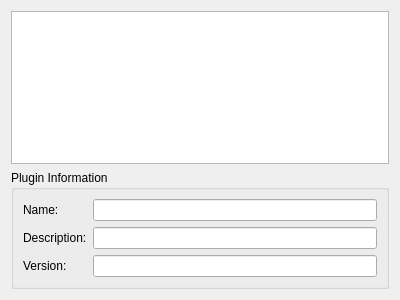
<?xml version="1.0" encoding="UTF-8"?>
<ui version="4.0">
 <class>PluginPage</class>
 <widget class="QWizardPage" name="PluginPage">
  <property name="geometry">
   <rect>
    <x>0</x>
    <y>0</y>
    <width>400</width>
    <height>300</height>
   </rect>
  </property>
  <property name="windowTitle">
   <string notr="true"/>
  </property>
  <property name="title">
   <string>Provider</string>
  </property>
  <property name="subTitle">
   <string>Please select where you want to upload your video</string>
  </property>
  <attribute name="pageId">
   <string notr="true">0</string>
  </attribute>
  <layout class="QFormLayout" name="formLayout">
   <property name="fieldGrowthPolicy">
    <enum>QFormLayout::ExpandingFieldsGrow</enum>
   </property>
   <item row="0" column="0" colspan="2">
    <widget class="QListWidget" name="providerList">
     <property name="editTriggers">
      <set>QAbstractItemView::NoEditTriggers</set>
     </property>
     <property name="showDropIndicator" stdset="0">
      <bool>false</bool>
     </property>
     <property name="alternatingRowColors">
      <bool>true</bool>
     </property>
     <property name="selectionBehavior">
      <enum>QAbstractItemView::SelectRows</enum>
     </property>
     <property name="iconSize">
      <size>
       <width>32</width>
       <height>32</height>
      </size>
     </property>
     <property name="wordWrap">
      <bool>true</bool>
     </property>
     <property name="sortingEnabled">
      <bool>true</bool>
     </property>
    </widget>
   </item>
   <item row="1" column="0" colspan="2">
    <widget class="QGroupBox" name="groupBox">
     <property name="title">
      <string>Plugin Information</string>
     </property>
     <layout class="QFormLayout" name="formLayout_2">
      <property name="fieldGrowthPolicy">
       <enum>QFormLayout::ExpandingFieldsGrow</enum>
      </property>
      <item row="0" column="1">
       <widget class="KLineEdit" name="nameLine">
        <property name="readOnly">
         <bool>true</bool>
        </property>
       </widget>
      </item>
      <item row="1" column="0">
       <widget class="QLabel" name="label_2">
        <property name="text">
         <string>Description:</string>
        </property>
        <property name="buddy">
         <cstring>descriptionLine</cstring>
        </property>
       </widget>
      </item>
      <item row="1" column="1">
       <widget class="KLineEdit" name="descriptionLine">
        <property name="readOnly">
         <bool>true</bool>
        </property>
       </widget>
      </item>
      <item row="2" column="0">
       <widget class="QLabel" name="label_3">
        <property name="text">
         <string>Version:</string>
        </property>
        <property name="buddy">
         <cstring>versionLine</cstring>
        </property>
       </widget>
      </item>
      <item row="2" column="1">
       <widget class="KLineEdit" name="versionLine">
        <property name="readOnly">
         <bool>true</bool>
        </property>
       </widget>
      </item>
      <item row="0" column="0">
       <widget class="QLabel" name="label">
        <property name="text">
         <string>Name:</string>
        </property>
        <property name="buddy">
         <cstring>nameLine</cstring>
        </property>
       </widget>
      </item>
     </layout>
    </widget>
   </item>
  </layout>
 </widget>
 <customwidgets>
  <customwidget>
   <class>KLineEdit</class>
   <extends>QLineEdit</extends>
   <header>klineedit.h</header>
  </customwidget>
 </customwidgets>
 <resources/>
 <connections/>
</ui>
